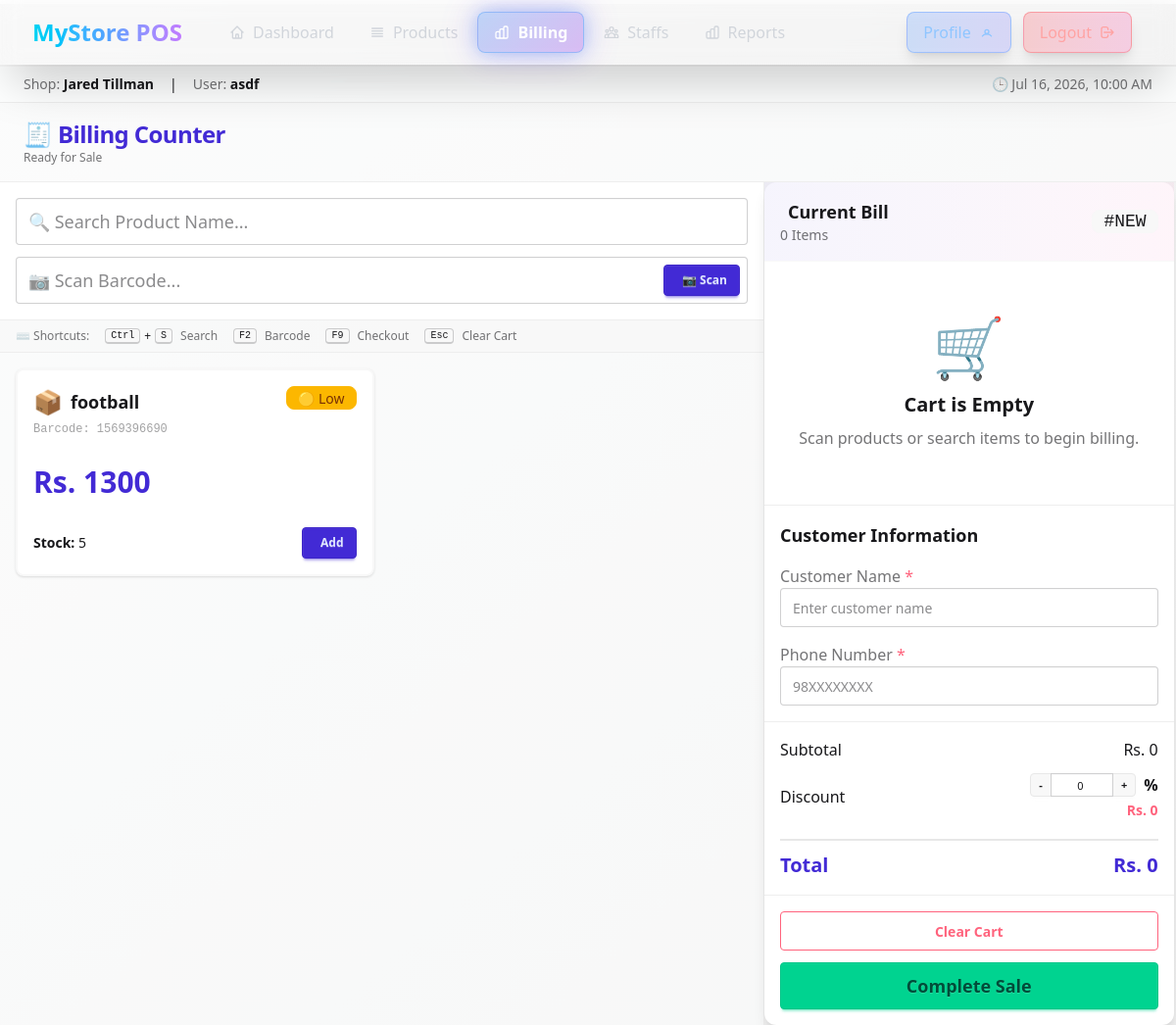
Before: /billing/billing/ (signed in) with the older database file.
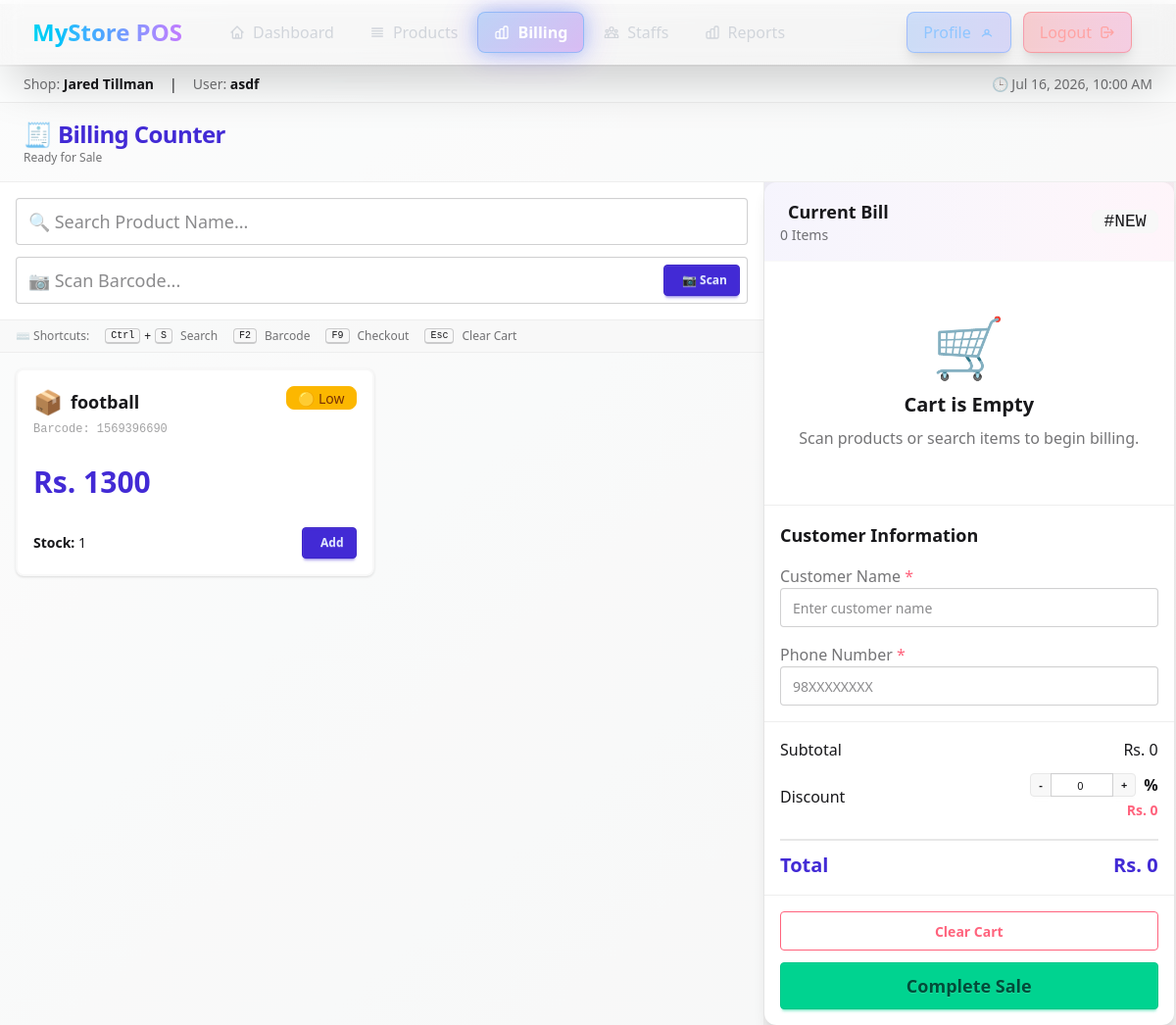
After: the same page with the newer database file.
### shop/models.py (models this page shows, shortened)
class Price(models.Model):
    name=models.CharField(max_length=100)
    amount=models.DecimalField(max_digits=10, decimal_places=2)
    item=models.ForeignKey(Item, on_delete=models.CASCADE, related_name='prices')
    stock=models.PositiveIntegerField(default=1)
    barcode = models.CharField(max_length=50, unique=True, blank=True, null=True)
    class Meta:
        unique_together = ('name', 'item')

### billing/views.py (the view)
# urls.py: path("billing/", views.billing, name="billing"),
@login_required
def billing(request):
    if request.user.role == request.user.Roles.SHOP_ADMIN:
        shop = request.user.shop
    else:
        shop = request.user.workplace
    items = Price.objects.filter(
        item__shop=shop).select_related("item").order_by("name")
    context = {
        "shop": shop,
        "user": request.user,
        "items": items,
    }
    items = Price.objects.filter(
    item__shop=shop
    ).select_related("item").order_by("name")
    print("Current Shop:", shop)
    print("Products:", items.count())
    for product in items:
        print(product.name)
    return render(request, "billing/billing.html", context)

### shop/models.py (called while the page is built)
    def __str__(self):
        return self.name

### billing/templates/billing/billing.html (shortened to what the changed rows need)
{% extends 'base.html' %}
{% load form_extras %}
{% load static %}
{% block content %}
<main class="min-h-screen flex flex-col w-full bg-gradient-to-br from-base-200 to-base-300 pt-16 mt-1 ">
    <div class="px-6 py-4 bg-base-100/50 border-b border-base-300">
        <div class="flex items-center gap-3">
            <div>
                <h1 class="text-2xl font-extrabold text-primary tracking-tight">🧾 Billing Counter</h1>
            </div>
        </div>
    </div>
    <div class="flex flex-1 overflow-hidden" style="height: calc(100vh - 200px);">
        <div class="w-[65%] flex flex-col overflow-hidden bg-base-100/50 border-r border-base-300">
            <div class="flex-1 overflow-y-auto p-4">
                <div class="grid grid-cols-1 md:grid-cols-2 gap-4">
                    {% for item in items %}
                    <div
                        class="card bg-base-100 shadow-sm border-2 transition-all duration-200
                        {% if item.stock <= 0 %}
                            border-error/30 opacity-70 cursor-not-allowed
                        {% else %}
                            border-base-200 hover:border-primary hover:shadow-xl hover:-translate-y-1 cursor-pointer group
                        {% endif %}"
                        data-name="{{ item.name|escapejs }}"
                        data-barcode="{{ item.barcode }}"
                        data-id="{{ item.id }}"
                        data-stock="{{ item.stock }}"
                        {% if item.stock > 0 %}
                            onclick="addToCart(
                                {{ item.id }},
                                '{{ item.name|escapejs }}',
                                {{ item.amount }},
                                {{ item.stock }}
                            )"
                        {% endif %}
                    >
                        <div class="card-body p-4">
                            <div class="flex justify-between items-start">
                                <div>
                                    <div class="flex items-center gap-2">
                                        <span class="text-2xl">📦</span>
                                        <h3 class="font-bold text-lg">
                                            {{ item.name }}
                                        </h3>
                                    </div>
                                    <p class="text-xs text-base-content/40 font-mono mt-1">
                                        Barcode: {{ item.barcode }}
                                    </p>
                                </div>
                                {% if item.stock > 5 %}
                                    <div class="badge badge-success gap-1 shrink-0">
                                        🟢 Stock
                                    </div>
                                {% elif item.stock > 0 %}
                                    <div class="badge badge-warning gap-1 shrink-0">
                                        🟡 Low
                                    </div>
                                {% else %}
                                    <div class="badge badge-error gap-1 shrink-0">
                                        🔴 Out
                                    </div>
                                {% endif %}
                            </div>
                            <div class="mt-5">
                                <h2 class="text-3xl font-bold text-primary">
                                    Rs. {{ item.amount|floatformat:0 }}
                                </h2>
                            </div>
                            <div class="flex justify-between items-center mt-auto pt-5">
                                <div class="text-sm">
                                    <span class="font-semibold">
                                        Stock:
                                    </span>
                                    <span class="stock-count">
                                    {{ item.stock }}
                                    </span>
                                </div>
                                {% if item.stock > 0 %}
                                    <button
                                        class="btn btn-primary btn-sm"
                                        onclick="event.stopPropagation();
                                        addToCart(
                                            {{ item.id }},
                                            '{{ item.name|escapejs }}',
                                            {{ item.amount }},
                                            {{ item.stock }}
                                        )"
                                    >
                                        Add
                                    </button>
                                {% endif %}
                            </div>
                        </div>
                    </div>
                    {% endfor %}
                </div>
            </div>
        </div>
    </div>
</main>
{% endblock %}

Changed rows visible on the page:
changed Price "football": stock "5" → "1"
